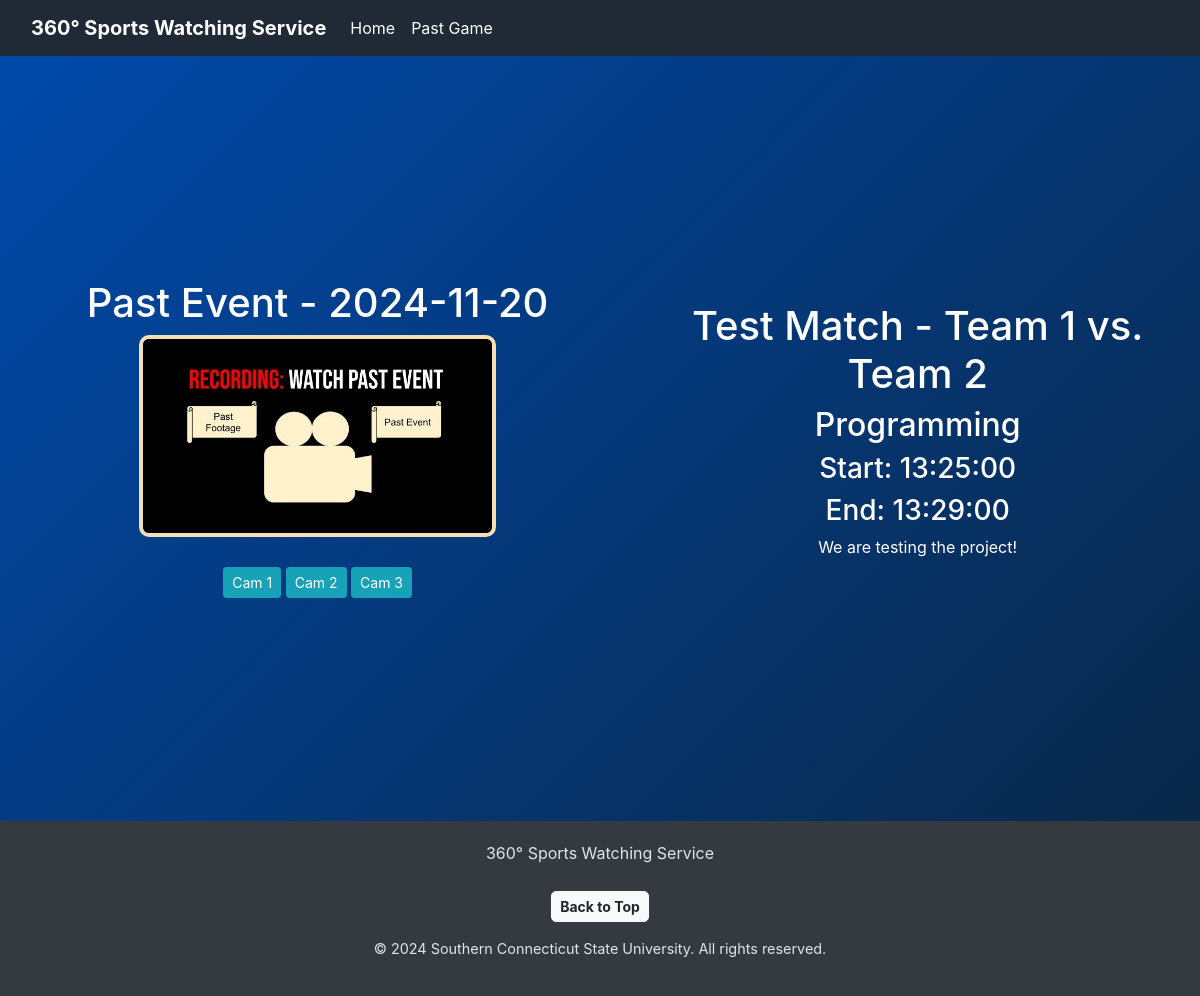
Page /past/games/1 on the committed database.
### app/models.py (models this page shows)
class Event(db.Model):
    __tablename__ = 'Event'
    id = db.Column(db.Integer, primary_key=True)
    s_id = db.Column(db.Integer, ForeignKey('Site.id', ondelete='CASCADE'), nullable=False)
    event_name = db.Column(db.String(100), nullable=False)
    sport = db.Column(db.String(50), nullable=False)
    date = db.Column(db.Date, nullable=False)
    s_time = db.Column(db.Time, nullable=False) #start time
    e_time = db.Column(db.Time, nullable=False) #end time
    notes = db.Column(db.Text)
    port = db.Column(db.Integer)
    ip = db.Column(db.String(50))
    e_id = db.Column(db.String(50)) #event ID

class Camera(db.Model):
    __tablename__ = 'Camera'
    id = db.Column(db.Integer, primary_key=True)
    s_id = db.Column(db.Integer, ForeignKey('Site.id', ondelete='CASCADE'), nullable=False)
    mxid = db.Column(db.String(50)) #the actual ID inputted by an admin, had by each camera

### app/routes.py (the view)
@app.route('/past/games/<int:id>')
def past_game_page(id):
    id = int(id) #represents event ID
    event = Event.query.get(id) #gets the event data needed
    site_id = event.s_id
    cameras = Camera.query.filter_by(s_id=site_id).all()
    return render_template('past_game_page.html', event=event, cameras=cameras)

### app/templates/past_game_page.html (shortened to what this page needs)
{% extends "parent-templates/base-content.html" %}
{% block playback %}{{event.id}}{% endblock %}
{% block additional_links %}
<link rel="stylesheet" href="{{url_for('static', filename = 'css/past-game-page.css')}}">
{% endblock %}
{% block content %}
<main class="main-content-container">
  <section class="camera-info-containter">
      <p class="h1 cam-heading text-white">Past Event - {{event.date}}</p>
      <div class="main-camera">
          <img style="height: 50%" class="main-feed cam-container" src="{{url_for('static', filename = 'images/server_messages/Recording_Display.JPG')}}" alt = "Camera Feed">
      </div>
      <div class="camera-buttons-container">
        {% if cameras %}
            {% for camera in cameras %}
                <button class="btn btn-sm btn-info select-button" data-mxid="{{camera.mxid}}"> Cam {{loop.index}}</button>
            {% endfor %}
        {% endif %}
      </div>
  </section>
  <section class="event-info-container">
      <p class="h1 text-white">
          {{event.event_name}}
      </p>
      <p class="h2 text-white">
        {{event.sport}}
      </p>
      <p class="h3 text-white">
        Start: {{event.s_time}}
      </p>
      <p class="h3 text-white">
        End: {{event.e_time}}
      </p>
      <p class = "text-white">
          {{event.notes}}
      </p>
  </section>
</main>
{% endblock %}

### app/static/css/general.css (style rules this page uses)
body { margin: 0px; }

### app/static/css/past-game-page.css (style rules this page uses)
.main-content-container { height: 765px; display: flex; align-items: center; justify-content: space-between; }
.main-content-container .camera-info-containter { flex-grow: 2; }
.camera-info-containter, .event-info-container { padding: 20px; }
.camera-info-containter { display: flex; flex-direction: column; align-items: center; justify-content: center; }
.camera-info-containter svg, button { margin-top: 30px; }
.event-info-container { text-align: center; }
.main-camera { position: relative; overflow: hidden; border: 4px solid wheat; border-radius: 10px; width: 60%; }
.main-camera img { width: 100%; height: 100%; }

### rows in the picture
Event: date "2024-11-20", event_name "Test Match - Team 1 vs. Team 2", sport "Programming", s_time "13:25:00", e_time "13:29:00", notes "We are testing the project!"
